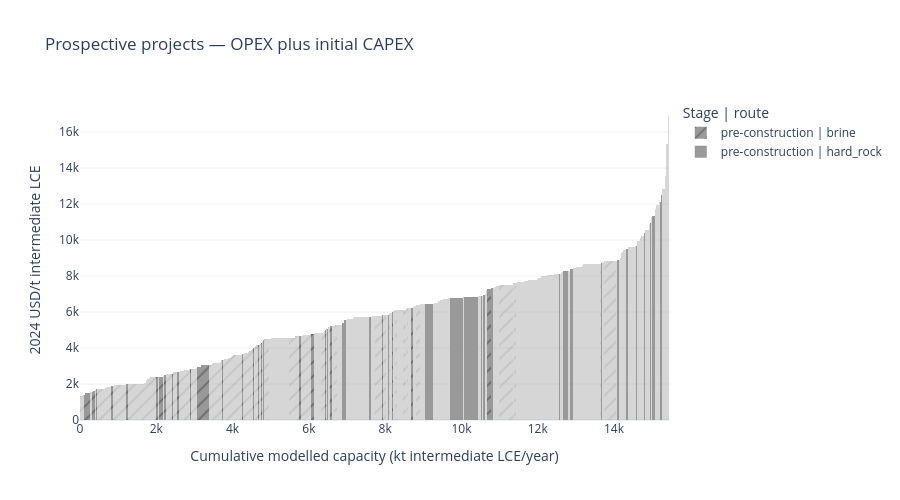

The notebook cell this image was saved under:
### Code cell
prospective = mines.loc[
    mines["stage_at_base_year"].eq("pre-construction")
]

cost_curve(
    prospective,
    "project_cost_per_t_lce",
    "Prospective projects — OPEX plus initial CAPEX",
).show()

### Figure 1 — Plotly figure (JSON) as saved in the notebook; plotly's stock layout.template omitted (floating-point values rounded to 4 significant figures; data arrays with more than 128 entries replaced by an {"elided": "..."} marker saying what was removed)
{"data": [{"customdata": {"elided": "219x8 mixed values"}, "hovertemplate": "%{customdata[0]} (ID %{customdata[1]})<br>Cost: %{y:,.0f} USD/t intermediate LCE<br>Capacity: %{customdata[2]:,.0f} t intermediate LCE/year<br>Reference stock: %{customdata[6]:,.0f} t contained LCE<br>Capacity-inference duration: %{customdata[7]:.1f} years<br>Stock imputed: %{customdata[3]}<br>Deposit type imputed: %{customdata[4]}<br>Lifespan imputed: %{customdata[5]}<extra>%{fullData.name}</extra>", "marker": {"color": "#999999", "line": {"width": 0}, "opacity": {"elided": "219 float values"}, "pattern": {"shape": "/"}}, "name": "pre-construction | brine", "type": "bar", "width": {"elided": "219 float values"}, "x": {"elided": "219 float values"}, "y": {"elided": "219 float values"}}, {"customdata": {"elided": "258x8 mixed values"}, "hovertemplate": "%{customdata[0]} (ID %{customdata[1]})<br>Cost: %{y:,.0f} USD/t intermediate LCE<br>Capacity: %{customdata[2]:,.0f} t intermediate LCE/year<br>Reference stock: %{customdata[6]:,.0f} t contained LCE<br>Capacity-inference duration: %{customdata[7]:.1f} years<br>Stock imputed: %{customdata[3]}<br>Deposit type imputed: %{customdata[4]}<br>Lifespan imputed: %{customdata[5]}<extra>%{fullData.name}</extra>", "marker": {"color": "#999999", "line": {"width": 0}, "opacity": {"elided": "258 float values"}, "pattern": {"shape": ""}}, "name": "pre-construction | hard_rock", "type": "bar", "width": {"elided": "258 float values"}, "x": {"elided": "258 float values"}, "y": {"elided": "258 float values"}}], "layout": {"bargap": 0, "barmode": "overlay", "height": 500, "legend": {"title": {"text": "Stage | route"}}, "title": {"text": "Prospective projects — OPEX plus initial CAPEX"}, "xaxis": {"range": [0, 15440.0], "title": {"text": "Cumulative modelled capacity (kt intermediate LCE/year)"}}, "yaxis": {"rangemode": "tozero", "title": {"text": "2024 USD/t intermediate LCE"}}}}
